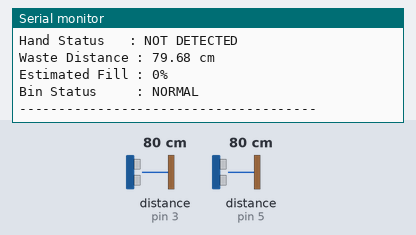
A sketch run on a simulated Arduino Uno, built with avr-gcc and run on an emulated ATmega328P. On the bench: the last lines printed to the serial monitor. Wiring (inferred from the names in the program): 2 × ultrasonic range finder: trigger pin 2, echo pin 3 / trigger pin 4, echo pin 5. Inputs (shaded band) come from the test bench; at power-on: distance to the obstacle (sensors on pin 3, pin 5) 80 cm. The echo pulse lasts 58.3 µs per cm.

Above: at 1.4 s.
1.5 s: distance to the obstacle (sensor on pin 3) set to 2 cm
5.2 s: distance to the obstacle (sensor on pin 5) set to 2 cm
At 6.8 s:
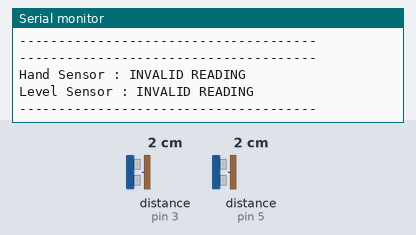
8.6 s: distance to the obstacle (sensor on pin 3) set to 4 cm
At 10.2 s:
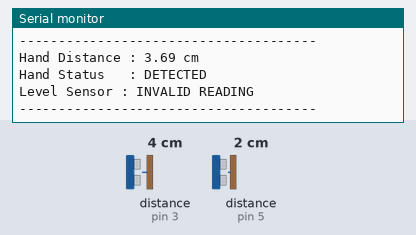
11.9 s: distance to the obstacle (sensor on pin 5) set to 4 cm
At 13.5 s:
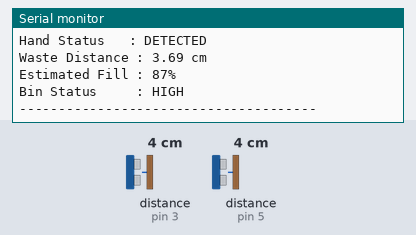
15.3 s: distance to the obstacle (sensor on pin 5) set to 9 cm
At 17.0 s:
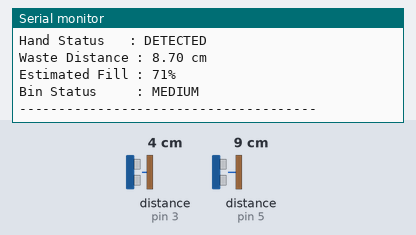
18.7 s: distance to the obstacle (sensor on pin 3) set to 299 cm
Timing chart, 0 to 21.7 s (numbered marks = the images above; inputs shaded):
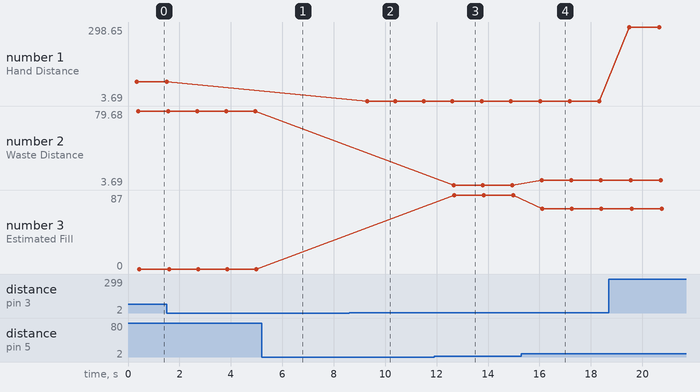

Measured:
- after the input at 5.2 s, the serial monitor: prints a new line after 0.88 s (image 1)
- after the input at 8.6 s, the serial monitor: prints a new line after 0.70 s (image 2)
- after the input at 11.9 s, the serial monitor: prints a new line after 0.76 s (image 3)
- after the input at 15.3 s, the serial monitor: prints a new line after 0.79 s (image 4)
- plotted number 1: 79.68 → 3.69 after the input at 8.6 s, 3.69 → 298.63 after the input at 18.7 s
- plotted number 2: 3.69 → 8.7 after the input at 15.3 s
- plotted number 3: 0 → 87 after the input at 11.9 s, 87 → 71 after the input at 15.3 s

The sketch:

phase1_test.ino
```cpp
/*
 * ============================================================
 * Smart Dustbin - Phase 4
 * Ultrasonic Sensor Interfacing
 * ============================================================
 *
 * Sensor 1:
 * HC-SR04
 * TRIG -> D2
 * ECHO -> D3
 * Purpose -> Hand/Object Detection
 *
 * Sensor 2:
 * HC-SR04
 * TRIG -> D4
 * ECHO -> D5
 * Purpose -> Waste-Level Detection
 *
 * ============================================================
 */

const int HAND_TRIG_PIN = 2;
const int HAND_ECHO_PIN = 3;

const int LEVEL_TRIG_PIN = 4;
const int LEVEL_ECHO_PIN = 5;

// Hand detection threshold
const float HAND_DETECTION_THRESHOLD = 20.0;

// Prototype bin height
const float BIN_HEIGHT_CM = 30.0;

// Minimum and maximum valid HC-SR04 range
const float MIN_DISTANCE_CM = 2.0;
const float MAX_DISTANCE_CM = 400.0;


/*
 * ------------------------------------------------------------
 * Function: readDistance()
 *
 * Reads an HC-SR04 sensor and returns distance in centimeters.
 *
 * Return value:
 *   Positive value -> valid distance
 *   -1             -> invalid/timeout reading
 * ------------------------------------------------------------
 */
float readDistance(int trigPin, int echoPin)
{
    // Make sure trigger is LOW
    digitalWrite(trigPin, LOW);
    delayMicroseconds(2);

    // Send 10 microsecond trigger pulse
    digitalWrite(trigPin, HIGH);
    delayMicroseconds(10);
    digitalWrite(trigPin, LOW);

    // Measure echo pulse duration
    unsigned long duration =
        pulseIn(echoPin, HIGH, 30000);

    // No echo received
    if (duration == 0)
    {
        return -1.0;
    }

    // Convert time to distance
    float distance =
        duration * 0.0343 / 2.0;

    // Validate sensor range
    if (distance < MIN_DISTANCE_CM ||
        distance > MAX_DISTANCE_CM)
    {
        return -1.0;
    }

    return distance;
}


/*
 * ------------------------------------------------------------
 * Function: calculateFillPercentage()
 *
 * Calculates approximate bin fill percentage.
 *
 * Formula:
 *
 * Fill Level = Bin Height - Sensor Distance
 *
 * Fill % = (Fill Level / Bin Height) * 100
 * ------------------------------------------------------------
 */
int calculateFillPercentage(float distance)
{
    if (distance < 0)
    {
        return -1;
    }

    float fillLevel =
        BIN_HEIGHT_CM - distance;

    // Prevent negative fill level
    if (fillLevel < 0)
    {
        fillLevel = 0;
    }

    // Prevent fill level above bin height
    if (fillLevel > BIN_HEIGHT_CM)
    {
        fillLevel = BIN_HEIGHT_CM;
    }

    float percentage =
        (fillLevel / BIN_HEIGHT_CM) * 100.0;

    return (int)percentage;
}


void setup()
{
    Serial.begin(9600);

    // Sensor 1
    pinMode(HAND_TRIG_PIN, OUTPUT);
    pinMode(HAND_ECHO_PIN, INPUT);

    // Sensor 2
    pinMode(LEVEL_TRIG_PIN, OUTPUT);
    pinMode(LEVEL_ECHO_PIN, INPUT);

    // Initial trigger states
    digitalWrite(HAND_TRIG_PIN, LOW);
    digitalWrite(LEVEL_TRIG_PIN, LOW);

    Serial.println();
    Serial.println("======================================");
    Serial.println(" SMART DUSTBIN - PHASE 4 TEST");
    Serial.println(" ULTRASONIC SENSOR INTERFACING");
    Serial.println("======================================");

    Serial.println();
    Serial.println("Sensor 1 : Hand/Object Detection");
    Serial.println("TRIG     : D2");
    Serial.println("ECHO     : D3");

    Serial.println();

    Serial.println("Sensor 2 : Waste-Level Detection");
    Serial.println("TRIG     : D4");
    Serial.println("ECHO     : D5");

    Serial.println();
    Serial.println("System Ready");
    Serial.println();
}


void loop()
{
    // --------------------------------------------------------
    // Read Sensor 1
    // --------------------------------------------------------

    float handDistance =
        readDistance(
            HAND_TRIG_PIN,
            HAND_ECHO_PIN
        );


    // --------------------------------------------------------
    // Read Sensor 2
    // --------------------------------------------------------

    float wasteDistance =
        readDistance(
            LEVEL_TRIG_PIN,
            LEVEL_ECHO_PIN
        );


    // --------------------------------------------------------
    // Display Hand Sensor
    // --------------------------------------------------------

    Serial.println("--------------------------------------");

    if (handDistance < 0)
    {
        Serial.println(
            "Hand Sensor : INVALID READING"
        );
    }
    else
    {
        Serial.print(
            "Hand Distance : "
        );

        Serial.print(handDistance);

        Serial.println(" cm");


        if (handDistance <=
            HAND_DETECTION_THRESHOLD)
        {
            Serial.println(
                "Hand Status   : DETECTED"
            );
        }
        else
        {
            Serial.println(
                "Hand Status   : NOT DETECTED"
            );
        }
    }


    // --------------------------------------------------------
    // Display Waste Sensor
    // --------------------------------------------------------

    if (wasteDistance < 0)
    {
        Serial.println(
            "Level Sensor : INVALID READING"
        );
    }
    else
    {
        Serial.print(
            "Waste Distance : "
        );

        Serial.print(wasteDistance);

        Serial.println(" cm");


        int fillPercentage =
            calculateFillPercentage(
                wasteDistance
            );


        Serial.print(
            "Estimated Fill : "
        );

        Serial.print(fillPercentage);

        Serial.println("%");


        if (fillPercentage >= 90)
        {
            Serial.println(
                "Bin Status     : CRITICAL / FULL"
            );
        }
        else if (fillPercentage >= 75)
        {
            Serial.println(
                "Bin Status     : HIGH"
            );
        }
        else if (fillPercentage >= 50)
        {
            Serial.println(
                "Bin Status     : MEDIUM"
            );
        }
        else
        {
            Serial.println(
                "Bin Status     : NORMAL"
            );
        }
    }


    Serial.println("--------------------------------------");

    delay(1000);
}
```
